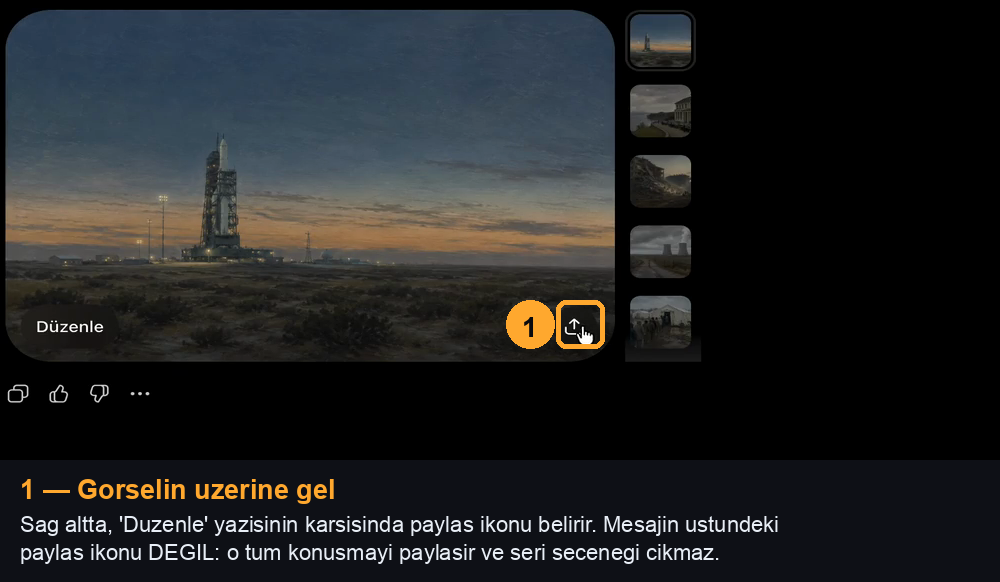
#> input picture global/skills/image-run/media/seri-1.png, 1000 x 582 px
$ python check_palette.py ../image-run/media/seri-1.png
#> lines starting #> are read from the running program, lines starting #| are printed output that depends on the picture
#> in main, image is the input picture: PIL image 1000x582 RGB; mean R, G, B 33, 34.5, 35.6
#!/usr/bin/env python3
"""Palette check for generated illustration batches.

Catches the failure the eye forgives: a batch that looks fine one image at a
time but is actually one hue with a filter over it. Reports, per image, the
hue spread, whether shadows and lights differ in temperature, and whether the
sky is genuinely blue. Anything flagged here reads as "AI output".

    python3 check_palette.py ~/Downloads/*.png
    python3 check_palette.py ~/Downloads/*.png --grade --out graded/
"""

import argparse
import colorsys
import math
from pathlib import Path

import numpy as np
from PIL import Image

LUMA = np.array([0.2126, 0.7152, 0.0722], np.float32)
COOL = np.array([-0.055, 0.005, 0.075], np.float32)
WARM = np.array([0.045, 0.012, -0.030], np.float32)

GOOD_SPREAD = 25.0     # degrees of hue variation inside one image
GOOD_TEMP_GAP = 25.0   # degrees between shadow hue and light hue
GOOD_RANGE = 55.0      # 2nd..98th percentile value range, percent


def _circular_hue(hues, weights):
    """Mean hue and spread, weighted by saturation — grey pixels carry no hue."""
    total = weights.sum()
    if total == 0:
        return 0.0, 0.0
    x = float((np.cos(hues * 2 * np.pi) * weights).sum())
    y = float((np.sin(hues * 2 * np.pi) * weights).sum())
    mean = math.degrees(math.atan2(y, x)) % 360
    r = math.hypot(x, y) / total
    spread = math.degrees(math.sqrt(max(0.0, -2 * math.log(max(r, 1e-9)))))
    return mean, spread


def measure(image):
    small = image.convert("RGB").resize((150, 200))
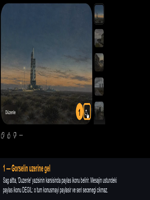
#> small: PIL image 150x200 RGB; mean R, G, B 33.1, 34.6, 35.7
    rgb = np.asarray(small, np.float32) / 255.0
    hsv = np.array([colorsys.rgb_to_hsv(*p) for p in rgb.reshape(-1, 3)], np.float32)
    h, s, v = hsv[:, 0], hsv[:, 1], hsv[:, 2]

    mean, spread = _circular_hue(h, s)
#> in _circular_hue, `total = weights.sum()`: total = 5598.2
#> in _circular_hue, `x = float((np.cos(hues * 2 * np.pi) * weights).sum())`: x = -2269.5
#> in _circular_hue, `y = float((np.sin(hues * 2 * np.pi) * weights).sum())`: y = -1519.2
#> in _circular_hue, `mean = math.degrees(math.atan2(y, x)) % 360`: mean = 213.8
#> in _circular_hue, `r = math.hypot(x, y) / total`: r = 0.488
#> in _circular_hue, `spread = math.degrees(math.sqrt(max(0.0, -2 * math.log(max(r, 1e-9)))))`: spread = 68.65
#> mean = 213.8; spread = 68.65
    order = np.argsort(v)
    cut = max(1, len(order) // 7)
#> cut = 4285
    shadow, _ = _circular_hue(h[order[:cut]], s[order[:cut]])
#> shadow = 0
    light, _ = _circular_hue(h[order[-cut:]], s[order[-cut:]])
#> light = 38.49

    gap = abs(shadow - light)
#> gap = 38.49
    gap = min(gap, 360 - gap)

    top = rgb[: rgb.shape[0] // 3]
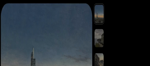
#> top: shape (66, 150, 3) float32; mean R, G, B 0.143, 0.178, 0.209
    sky = float((top[..., 2] - top[..., 0]).mean())
#> sky = 0.0661

    return dict(
        hue=mean, spread=spread, shadow=shadow, light=light, temp_gap=gap,
        sat=float(s.mean() * 100), sky=sky,
        rng=float((np.percentile(v, 98) - np.percentile(v, 2)) * 100),
    )


def grade(image, cast_strength=0.55, split=0.75, sat=1.22, vibrance=0.55):
    """Split-tone rescue: strip the global cast, put cool light in the shadows."""
    a = np.asarray(image.convert("RGB"), np.float32) / 255.0
    lum = (a @ LUMA)[..., None]

    mid = 1.0 - np.abs(lum - 0.5) * 2.0
    a = a - (a.mean(axis=(0, 1)) - a.mean()) * mid * cast_strength

    a = a + np.clip(1 - lum, 0, 1) ** 3.4 * COOL * split
    a = a + np.clip(lum, 0, 1) ** 1.8 * WARM * split

    a = np.clip(a, 0, 1)
    a = a * a * (3 - 2 * a) * 0.35 + a * 0.65

    grey = (a @ LUMA)[..., None]
    chroma = np.abs(a - grey).max(axis=2, keepdims=True)
    boost = 1.0 + vibrance * (1.0 - np.clip(chroma * 3.2, 0, 1))
    a = grey + (a - grey) * boost * sat

    return Image.fromarray((np.clip(a, 0, 1) * 255).astype(np.uint8))


def main():
    ap = argparse.ArgumentParser()
    ap.add_argument("files", nargs="+")
    ap.add_argument("--grade", action="store_true", help="also write a split-toned rescue")
    ap.add_argument("--out", default="graded")
    args = ap.parse_args()

    print(f"{'file':<26}{'hue°':>6}{'spread':>8}{'shadow/light':>15}{'gap':>6}{'sat%':>7}{'range':>7}{'sky':>8}  flags")
    print("-" * 104)

    rows = []
    for path in args.files:
        image = Image.open(path)
        m = measure(image)
#> m = {'hue': 213.8, 'spread': 68.65, 'shadow': 0, 'light': 38.49, 'temp_gap': 38.49, 'sat': 18.66, 'sky': 0.0661, 'rng': 57.65}
        rows.append(m)

        flags = []
        if m["spread"] < GOOD_SPREAD:
            flags.append("FLAT-HUE")
        if m["temp_gap"] < GOOD_TEMP_GAP:
            flags.append("NO-TEMP-SPLIT")
        if m["rng"] < GOOD_RANGE:
            flags.append("LOW-RANGE")
        if m["sky"] < 0:
            flags.append("WARM-SKY")

        print(f"{Path(path).name[:24]:<26}{m['hue']:6.0f}{m['spread']:8.0f}"
              f"{m['shadow']:8.0f}/{m['light']:<6.0f}{m['temp_gap']:6.0f}"
              f"{m['sat']:7.1f}{m['rng']:7.1f}{m['sky']:+8.3f}  {' '.join(flags) or 'ok'}")
#| seri-1.png                   214      69       0/38        38   18.7   57.6  +0.066  ok

        if args.grade:
            out = Path(args.out)
            out.mkdir(parents=True, exist_ok=True)
            grade(image).save(out / Path(path).with_suffix(".png").name)

    hues = [r["hue"] for r in rows]
#> hues = [213.8]
    if len(rows) > 1:
        span = max(hues) - min(hues)
        span = min(span, 360 - span)
        print("-" * 104)
        print(f"hue span across the batch: {span:.0f}°  "
              f"({'DESIGNED — subjects have their own palettes' if span > 60 else 'TOO NARROW — one filter over everything'})")
        print(f"mean hue spread inside an image: {sum(r['spread'] for r in rows)/len(rows):.0f}°")


if __name__ == "__main__":
    main()

$ run again, on global/skills/image-run/media/seri-3.png
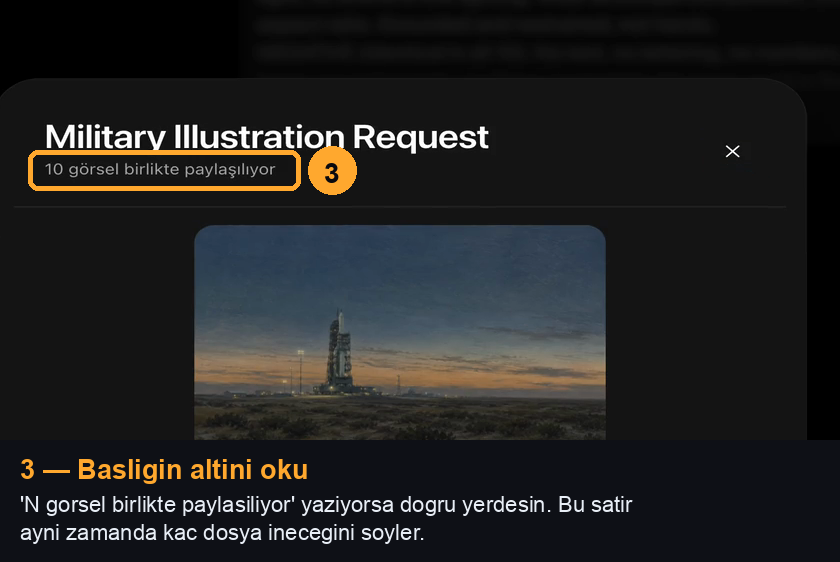
#> input picture global/skills/image-run/media/seri-3.png, 840 x 562 px
#> in main, image is the input picture: PIL image 840x562 RGB; mean R, G, B 33.6, 33.8, 33.8
#> in measure, `small = image.convert("RGB").resize((150, 200))`:
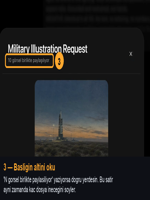
#> small: PIL image 150x200 RGB; mean R, G, B 33.5, 33.8, 33.8
#> total = 4284.1
#> x = -1664.9
#> y = -1392
#> in _circular_hue, `mean = math.degrees(math.atan2(y, x)) % 360`: mean = 219.9
#> r = 0.507
#> in _circular_hue, `spread = math.degrees(math.sqrt(max(0.0, -2 * math.log(max(r, 1e-9)))))`: spread = 66.82
#> in measure, `mean, spread = _circular_hue(h, s)`: mean = 219.9; spread = 66.82
#> cut = 4285
#> shadow = 225.3
#> light = 47.2
#> gap = 178.1
#> in measure, `top = rgb[: rgb.shape[0] // 3]`:
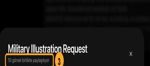
#> top: shape (66, 150, 3) float32; mean R, G, B 0.102, 0.0959, 0.0864
#> sky = -0.016
#> m = {'hue': 219.9, 'spread': 66.82, 'shadow': 225.3, 'light': 47.2, 'temp_gap': 178.1, 'sat': 14.28, 'sky': -0.016, 'rng': 64.31}
#| seri-3.png                   220      67     225/47       178   14.3   64.3  -0.016  WARM-SKY
#> hues = [219.9]
